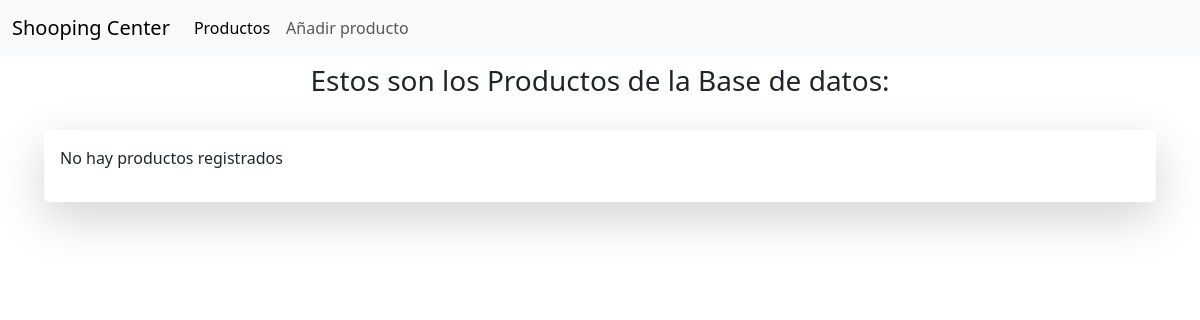
The page /provisional/admin/productos/listado on the database as committed earlier.
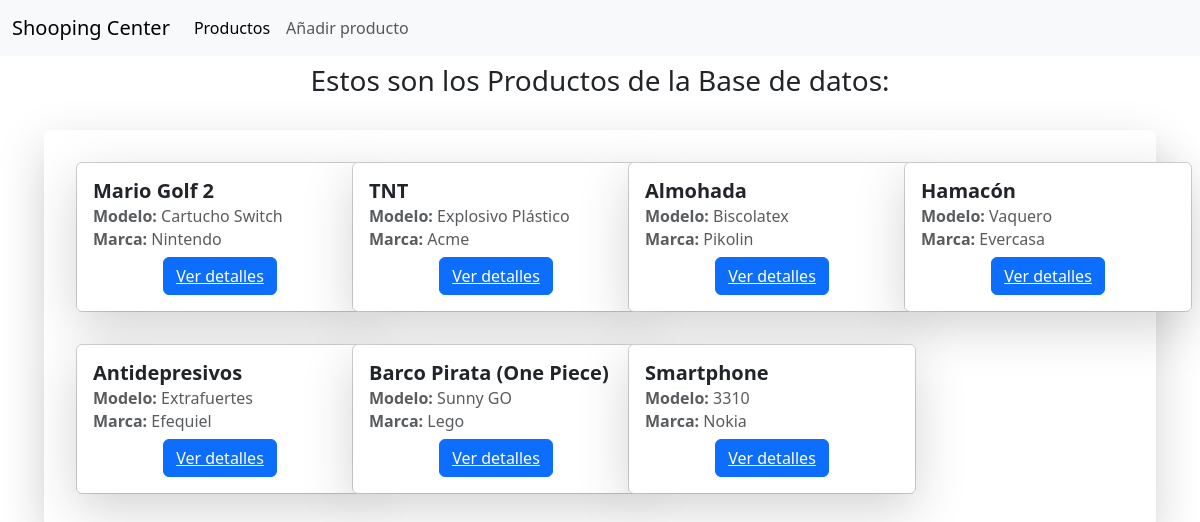
The same page on the database as committed later.
### provisional/models.py (models this page shows, shortened)
class Producto(models.Model):
    nombre = models.CharField(max_length=150)
    modelo = models.CharField(max_length=150)
    marca = models.ForeignKey(Marca, on_delete=models.PROTECT)
    unidades = models.PositiveIntegerField(validators=[MinValueValidator(0)])
    precio = models.DecimalField(max_digits=14, decimal_places=2, validators=[MinValueValidator(0)])
    vip = models.BooleanField(default=False)
    class Meta:
        unique_together = ['marca', 'modelo']

class Marca(models.Model):
    nombre = models.CharField(max_length=150)
    def __str__(self):
        return self.nombre

### provisional/views.py (the view)
# urls.py: path('provisional/admin/productos/listado', Listar.as_view(), name='listado'),
class Listar(ListView):
    model = Producto
    template_name = "producto/listado.html"

### provisional/templates/producto/listado.html
{% extends 'base.html' %} {% block content %}
<div class="text-center py-2">
  <h3 class="mx-3">Estos son los Productos de la Base de datos:</h3>
</div>
<div class="row p-3 mx-3">
  <div class="col-12 d-flex border-radius-3 rounded shadow-lg p-3">
    <div class="row">
      {% for producto in object_list %}
      <div class="col-3">
        <div class="card m-3" style="width: 18rem">
          <div class="card-body shadow-lg">
            <h5 class="card-title"><b>{{ producto.nombre }}</b></h5>
            <h6 class="card-subtitle mb-2 text-muted"><b>Modelo: </b> {{ producto.modelo }}</h6>
            <h6 class="card-subtitle mb-2 text-muted"><b>Marca: </b> {{ producto.marca }}</h6>
            <div class="d-flex justify-content-center">
              <button type="button" class="btn btn-primary mx-2">
                <a class="text-white" href="{% url 'detalles' pk=producto.pk %}" role="button">Ver detalles</a>
              </button>
            </div>
          </div>
        </div>
      </div>
      {% empty %}
      <p>No hay productos registrados</p>
      {% endfor %}
    </div>
  </div>
</div>
{% endblock %}

### provisional/templates/base.html (shortened to what this page needs)
<!DOCTYPE html>
<html lang="es">
  <head>
    <link
      href="https://cdn.jsdelivr.net/npm/bootstrap@5.3.2/dist/css/bootstrap.min.css"
      rel="stylesheet"
    />
  </head>
  <body>
    <nav class="navbar navbar-expand-lg bg-body-tertiary">
      <div class="container-fluid">
        <a class="navbar-brand" href="#">Shooping Center</a>
        <div class="collapse navbar-collapse" id="navbarSupportedContent">
          <ul class="navbar-nav me-auto mb-2 mb-lg-0">
            <li class="nav-item">
              <a class="nav-link active" aria-current="page" href="#">Productos</a>
            </li>
            <li class="nav-item">
              <a class="nav-link" href="{% url 'nuevo' %}">Añadir producto</a>
            </li>
          </ul>
        </div>
      </div>
    </nav>
    <div class="container-fluid">
      <main>{% block content %} {% endblock %}</main>
    </div>
  </body>
</html>

Rows that differ between the two databases and show on the page:
added Producto: nombre "Mario Golf 2", modelo "Cartucho Switch", marca "Nintendo"
added Producto: nombre "TNT", modelo "Explosivo Plástico", marca "Acme"
added Producto: nombre "Almohada", modelo "Biscolatex", marca "Pikolin"
added Producto: nombre "Hamacón", modelo "Vaquero", marca "Evercasa"
added Producto: nombre "Antidepresivos", modelo "Extrafuertes", marca "Efequiel"
added Producto: nombre "Barco Pirata (One Piece)", modelo "Sunny GO", marca "Lego"
added Producto: nombre "Smartphone", modelo "3310", marca "Nokia"
Other text that changed with them:
text no longer shown: "No hay productos registrados"
